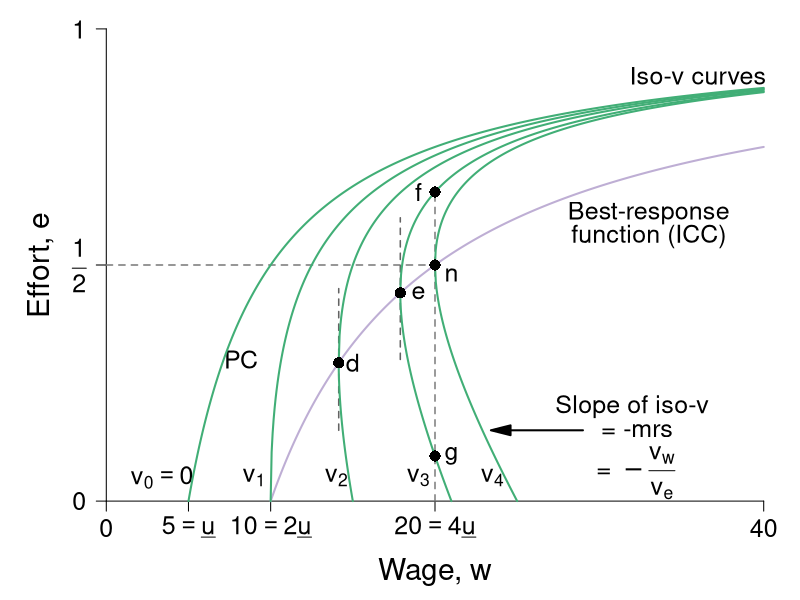

Reproduce this figure in R.
#' Graph Designer: Scott Cohn and Harriet Brookes Gray
#' Authors: Bowles and Halliday
#' Title: Coordination, Conflict and Competition: A Text in Microeconomics

require(ggplot2)
require(shape)
pdf(file = "employment/brf.pdf", width = 9, height = 7)

#Set parameters for graphics
pointsize <- 1.8
axislabelsize <- 1.8
labelsize <- 1.5
namesize <- 1.8
annotatesize <- 1.5
graphlinewidth <- 2
segmentlinewidth <- 1.5

COL <- c("#7fc97f", "#beaed4", "#fdc086", "#ffff99", "#386cb0", "#f0027f", "#bf5b17", "#666666")
COLA <- c("#e0f3db", "#99d8c9","#66c2a4","#41ae76", "#238b45", "#005824")
COLB <- c("#c6dbef", "#4eb3d3", "#2b8cbe", "#0868ac","#084081")
COLC <- c("#fcfbfd", "#efedf5", "#dadaeb", "#bcbddc", "#9e9ac8", "#807dba", "#6a51a3", "#54278f", "#3f007d")
grays <- gray.colors(25, start = 1, end = 0)

#The equation is below when v = 0. See Wolfram Alpha output. 
isov <- function(p, delta = 5) {
  (p - delta)/p
}

isovhigh1 <- function(p, delta = 5, v = 5){
  (sqrt(p^2 - 4 * delta * v) - p + 2*v)/( 2 * v )
}

isovlow1 <- function(p, delta = 5, v = 5){
  (-sqrt(p^2 - 4 * delta * v) - p + 2*v)/( 2 * v )
}

isovhigh2 <- function(p, delta = 5, v = 10){
  (sqrt(p^2 - 4 * delta * v) - p + 2*v)/( 2 * v )
}

isovlow2 <- function(p, delta = 5, v = 10){
  (-sqrt(p^2 - 4 * delta * v) - p + 2*v)/( 2 * v )
}

isovhigh3 <- function(p, delta = 5, v = 15){
  (sqrt(p^2 - 4 * delta * v) - p + 2*v)/( 2 * v )
}

isovlow3 <- function(p, delta = 5, v = 15){
  (-sqrt(p^2 - 4 * delta * v) - p + 2*v)/( 2 * v )
}

isovhigh4 <- function(p, delta = 5, v = 15){
  (sqrt(p^2 - 4 * delta * v) - p + 2*v)/( 2 * v )
}

isovlow4 <- function(p, delta = 5, v = 15){
  (-sqrt(p^2 - 4 * delta * v) - p + 2*v)/( 2 * v )
}

brfFn <- function(p, delta = 5) {
  1 - (2*delta) /p
}

#This is evaluated for p = 12; q = 12/(8*sqrt(12^2 - 4*delta1*v1)) - 1/8 for the slope
#At p = 12; q = (-sqrt(12^2 - 4*v1*delta1) - 12 + 2*v1)/(2*v1) = 0.799
tangencyLine <- function(p){
  (p*(0.05))
}



#COL <- c("#bae4b3", "#74c476", "#238b45")
#COL <- c("#f7fcf0", "#e0f3db", "#ccebc5", "#a8ddb5", "#7bccc4", "#4eb3d3", "#2b8cbe", "#08589e")
#COL <- c("#f7fcf5", "#e5f5e0", "#c7e9c0", "#a1d99b", "#74c476", "#41ab5d", "#238b45", "#005a32")
par(mar =  c(4, 4, .5, .5))

xlims <- c(0, 40)
ylims <- c(0, 1)

plot(0, 0, xlim = xlims, ylim = ylims, type = "n",
     xlab = "",
     ylab = "",
     xaxt = "n", yaxt = "n", cex.lab = axislabelsize, bty = "n")

mtext(expression(paste("Wage, ", w)), side=1, line = 2.5, cex = axislabelsize)
text(-4, ylims[2] - 0.5*(ylims[2] - ylims[1]), expression(paste("Effort, ", e)), xpd = TRUE, cex = axislabelsize, srt = 90) 


npts <- 500 
npts2 <- 501
#Specify the sequences of points for graphing. 
xx0 <- seq(5, xlims[2], length.out = npts)
xx1 <- seq(10, xlims[2], length.out = npts)
xx2 <- seq(xlims[1], 15, length.out = npts)
xx3 <- seq(10, xlims[2], length.out = npts2)
xx4 <- seq(xlims[1], 10, length.out = npts2)
#For below, I solved sqrt(p^2 - 200) - p + 200/p = 0, getting p = 10*sqrt(2) = 14.14214
xx5 <- seq(14.14214, xlims[2], length.out = npts2)
xx6 <- seq(14.14214, 15, length.out = npts2)

xx7 <- seq(17.889, xlims[2], length.out = npts2)
xx8 <- seq(17.889, 21, length.out = npts2)

xx9 <- seq(20, xlims[2], length.out = npts2)
xx10 <- seq(xlims[1], 25, length.out = npts2)

#Customize ticks and labels for the plot
ticksy <- c(0, 0.5, 1)
ylabels <- c(0, expression(paste(frac(1,2))), 1)
ticksx <- c(0, 5, 10, 20, 40)
xlabels <- c(0, expression(paste(5== underline("u"))) ,expression(paste(10 == 2*underline("u"))), expression(paste(20 == 4*underline("u"))) , 40)
axis(1, at = ticksx, pos = 0, labels = xlabels, cex.axis = labelsize)
axis(2, at = ticksy, pos = 0, labels = ylabels, las = 1, cex.axis = labelsize)

#Annotation of the three graphs and the NE

text(3.4, 0.05, expression(paste(v[0] == 0)), cex = annotatesize)
text(9.0, 0.05, expression(paste(v[1])), cex = annotatesize)
text(14, 0.05, expression(paste(v[2])), cex = annotatesize)
text(19, 0.05, expression(paste(v[3])), cex = annotatesize)
text(23.5, 0.05, expression(paste(v[4])), cex = annotatesize)
text(21, 0.48, expression(paste("n")), cex = annotatesize)
text(33, 0.61, expression(paste("Best-response")), cex = annotatesize)
text(33, 0.56, expression(paste("function (ICC)")), cex = annotatesize)
text(36, 0.9, expression(paste("Iso-v curves")), cex = annotatesize)
text(8.2, 0.3, expression(paste("PC")), cex = annotatesize)

#Lines for the coordinates of the Nash equilbrium
#segments(10, 0, 10, 0.175, lty = 2, col = grays[22], lwd = segmentlinewidth)
segments(20, 0, 20, 0.6545, lty = 2, col = grays[20], lwd = segmentlinewidth)
segments(0, 0.5, 20, 0.5, lty = 2, col = grays[20], lwd = segmentlinewidth)
segments(14.14214, 0.15, 14.14214, 0.45, lty = 2, col = grays[22], lwd = segmentlinewidth)
segments(17.889, 0.3, 17.889, 0.6, lty = 2, col = grays[22], lwd = segmentlinewidth)

#Draw the lines for the graphs
lines(xx0, isov(xx0, delta = 5), col = COLA[4], lwd = graphlinewidth)
lines(xx1, brfFn(xx1), col = COL[2], lwd = graphlinewidth)
#lines(xx2, tangencyLine(xx2), col = "darkgrey", lwd = segmentlinewidth, lty = 2)
lines(xx3, isovhigh1(xx3, v = 5, delta = 5), col = COLA[4], lwd = graphlinewidth)
lines(xx4, isovlow1(xx4, v = 5, delta = 5), col = COLA[4], lwd = graphlinewidth)
lines(xx5, isovhigh2(xx5, v = 10, delta = 5), col = COLA[4], lwd = graphlinewidth)
lines(xx6, isovlow2(xx6, v = 10, delta = 5), col = COLA[4], lwd = graphlinewidth)
lines(xx7, isovhigh3(xx7, v = 16, delta = 5), col = COLA[4], lwd = graphlinewidth)
lines(xx8, isovlow3(xx8, v = 16, delta = 5), col = COLA[4], lwd = graphlinewidth)
lines(xx9, isovhigh4(xx9, v = 20, delta = 5), col = COLA[4], lwd = graphlinewidth)
lines(xx10, isovlow4(xx10, v = 20, delta = 5), col = COLA[4], lwd = graphlinewidth)

#Arrows and slope of iso-v label
Arrows(29, 0.15, 24, 0.15,  col = "black", lty = 1, lwd = 2, arr.type = "triangle")
text(32, 0.2, expression(paste("Slope of iso-v")), cex = annotatesize)
text(32.3, 0.15, expression(paste(" = -mrs ")), cex = annotatesize)
text(32, 0.06, expression(paste(" = " -frac(v[w], v[e]))), cex = annotatesize)

#Add a point for the NE
points(20, 0.5, pch = 16, col = "black", cex = 1.5)


#Add a point for b
# points(10, 0.5, pch = 16, col = "black", cex = 1.5)
# text(9.5, 0.53, expression(paste("b")), cex = annotatesize)

#Add a point for d
#Figure out q for p = 14.14214: q = 1 - 2delta/p = 1 - (2*5)/14.14214 =  0.2928934
points(14.14214, 0.2928934, pch = 16, col = "black", cex = 1.5)
text(15, 0.2928934, expression(paste("d")), cex = annotatesize)

points(17.889, 0.441, pch = 16, col = "black", cex = 1.5)
text(19, 0.441, expression(paste("e")), cex = annotatesize)

# points same wage w incr/decr in effort
points(20, 0.0955, pch = 16, col = "black", cex = 1.5)
text(21, 0.0955, expression(paste("g")), cex = annotatesize)
points(20, 0.6545, pch = 16, col = "black", cex = 1.5)
text(19, 0.6545, expression(paste("f")), cex = annotatesize)

dev.off()
